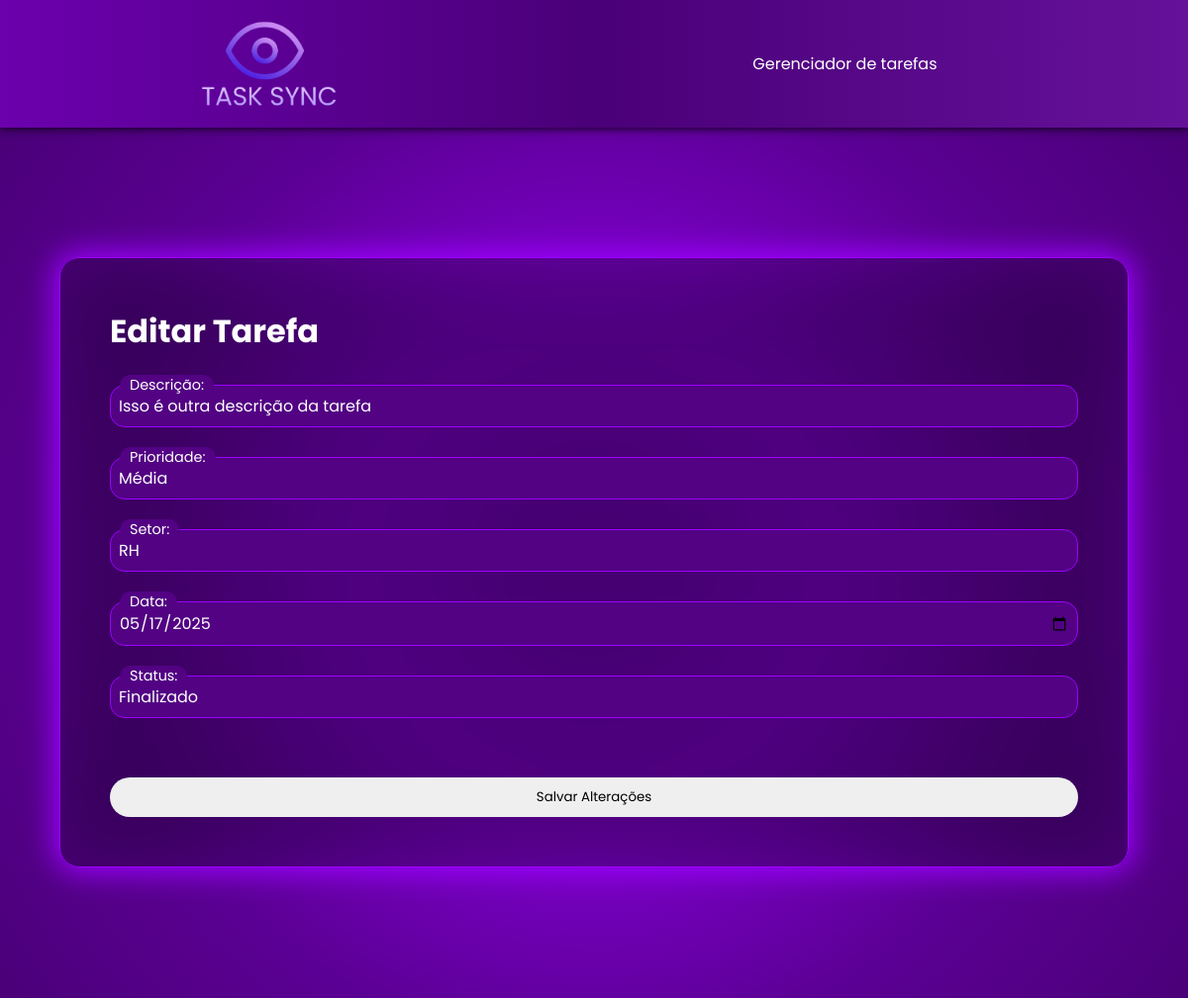
/php/editar_tarefa.php?id=5, run on the app's committed database.
### tables this page shows
CREATE TABLE `tarefas` (
  `id_tarefa` int(11) NOT NULL,
  `descricao_tarefa` varchar(250) NOT NULL,
  `prioridade_tarefa` enum('Baixa','Média','Alta') NOT NULL,
  `setor_empresa_tarefa` varchar(255) NOT NULL,
  `data_cadastro_tarefa` date NOT NULL,
  `status_tarefa` enum('A fazer','Fazendo','Finalizado') NOT NULL,
  `fk_usuario_id` int(11) NOT NULL
);

### php/editar_tarefa.php (the view, shortened to what this page needs)
<?php
include 'config.php';
$id = intval($_GET['id']);
$stmt = $conexao->prepare("SELECT * FROM tarefas WHERE id_tarefa = ?");
$stmt->bind_param("i", $id);
$stmt->execute();
$result = $stmt->get_result();
$tarefa = $result->fetch_assoc();
?>
<!DOCTYPE html>
<html lang="pt-br">
<head>
    <link rel="stylesheet" href="../style/editar_tarefas.css">
</head>
<body>
    <nav>
        <img src="../img/logo.png" id="logo" alt="">
        <ul>
            <li><a href="inicio.php">Gerenciador de tarefas</a></li>
        </ul>
    </nav>
    <main>
        <div class="container">
            <h1>Editar Tarefa</h1>
            <form method="POST" id="form_cadastro">
                <div class="inputbox">
                    <input type="text" name="descricao_tarefa" value="<?= htmlspecialchars($tarefa['descricao_tarefa']) ?>" required>
                    <span>Descrição:</span>
                </div>
                <div class="inputbox">
                    <input type="text" name="prioridade_tarefa" value="<?= htmlspecialchars($tarefa['prioridade_tarefa']) ?>" required>
                    <span>Prioridade:</span>
                </div>
                <div class="inputbox">
                    <input type="text" name="setor_tarefa" value="<?= htmlspecialchars($tarefa['setor_empresa_tarefa']) ?>" required>
                    <span>Setor:</span>
                </div>
                <div class="inputbox">
                    <input type="date" name="data_tarefa" value="<?= htmlspecialchars($tarefa['data_cadastro_tarefa']) ?>" required>
                    <span>Data:</span>
                </div>
                <div class="inputbox">
                    <input type="text" name="status_tarefa" value="<?= htmlspecialchars($tarefa['status_tarefa']) ?>" required>
                    <span>Status:</span>
                </div>
                <div class="inputbox">
                    <button type="submit" id="entrar_button">Salvar Alterações</button>
                </div>
            </form>
        </div>
    </main>
</body>
</html>

### style/editar_tarefas.css (style rules this page uses)
* { margin: 0; padding: 0; box-sizing: border-box; font-family: "Poppins"; }
nav { background: linear-gradient(90deg, #6b00ad, #4a0078, #65119a); backdrop-filter: blur(20px) brightness(0.7); box-shadow: 0 0 10px black; width: 100%; display: flex; justify-content: space-around; align-items: center; padding: 20px; }
nav ul { display: flex; align-items: center; background-color: transparent; }
nav img { width: 140px; }
nav ul li { list-style-type: none; }
nav ul li a { color: white; text-decoration: none; margin-right: 50px; margin-left: 50px; position: relative; max-width: max-content; }
nav ul li a::after { content: ""; position: absolute; bottom: 0; left: 0; width: 0%; height: 10%; background-color: #9d00ff; transition: 0.2s ease-in-out; }
main { height: 110vh; background: radial-gradient(circle, #6b00ad, #7f00ce, #5b0094, #4a0078); display: flex; justify-content: center; align-items: center; flex-direction: column; }
main .container { width: 90%; padding: 50px; border-radius: 20px; color: white; background-color: rgba(0, 0, 0, 0.1); box-shadow: 0 0 30px 5px #9d00ff; border: 1px solid #9d00ff; backdrop-filter: blur(40px) brightness(0.70); }
#form_cadastro { display: flex; flex-direction: column; transition: left 0.5s ease-in-out; left: 0; }
.inputbox { position: relative; margin-top: 30px; }
.inputbox input, .inputbox select { width: 100%; padding: 8px; border: 1px solid #9d00ff; border-radius: 15px; outline: none; color: white; font-size: 1rem; background-color: #520283; }
.inputbox span { position: absolute; left: 0; padding: 10px; pointer-events: none; font-size: 1rem; color: white; transition: 0.2s; }
.inputbox input:valid~span, .inputbox input:focus~span { color: white; transform: translateX(10px) translateY(-10px); background: #520283; font-size: 0.90rem; padding: 0 10px; border-radius: 20px; }
.inputbox input:focus~span, .inputbox input:not(:placeholder-shown)~span { color: white; transform: translateX(10px) translateY(-10px); background: #520283; font-size: 0.90rem; padding: 0 10px; border-radius: 20px; }
.inputbox input:valid, .inputbox input:focus { border: 1px solid #9d00ff; }
#form_cadastro #entrar_button { margin-top: 30px; padding: 10px; border-radius: 30px; cursor: pointer; transition: 0.2s ease-in-out; border: none; width: 100%; }

### data on the page
tarefas: descricao_tarefa "Isso é outra descrição da tarefa", prioridade_tarefa "Média", setor_tarefa "RH", data_tarefa "05/17/2025", status_tarefa "Finalizado"
